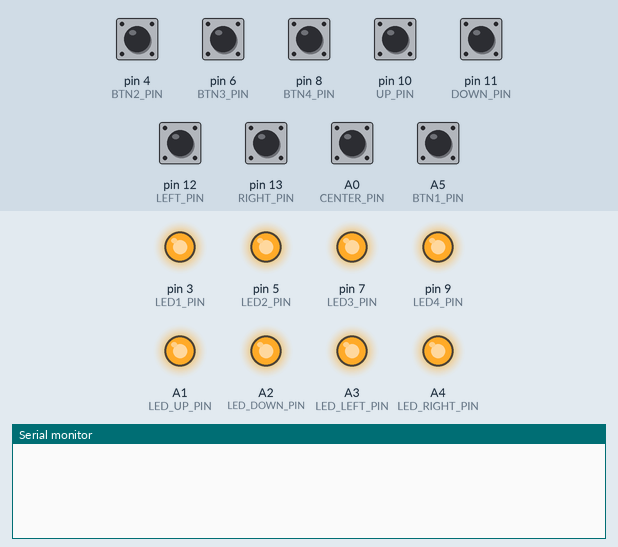
The sketch below on a simulated Arduino Uno, built with avr-gcc and run on an emulated ATmega328P. Parts: output pins drawn as LEDs (lit = HIGH), the last lines printed to the serial monitor. Inputs (shaded band) come from the test bench; at power-on: A0 (CENTER_PIN), A5 (BTN1_PIN), pin 4 (BTN2_PIN), pin 6 (BTN3_PIN), pin 8 (BTN4_PIN), pin 10 (UP_PIN), pin 11 (DOWN_PIN), pin 12 (LEFT_PIN), pin 13 (RIGHT_PIN) HIGH.

Above: at 1.2 s.
1.3 s: pin 4 (BTN2_PIN) pulled LOW for 0.15 s
At 1.8 s:
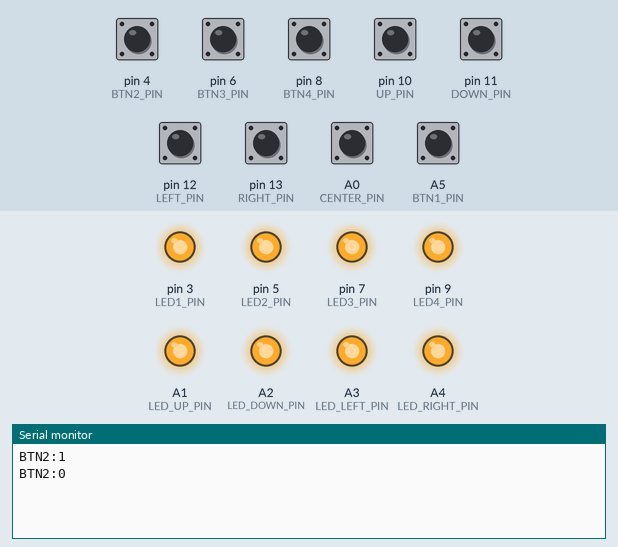
2.9 s: pin 10 (UP_PIN) pulled LOW for 0.15 s
At 4.2 s:
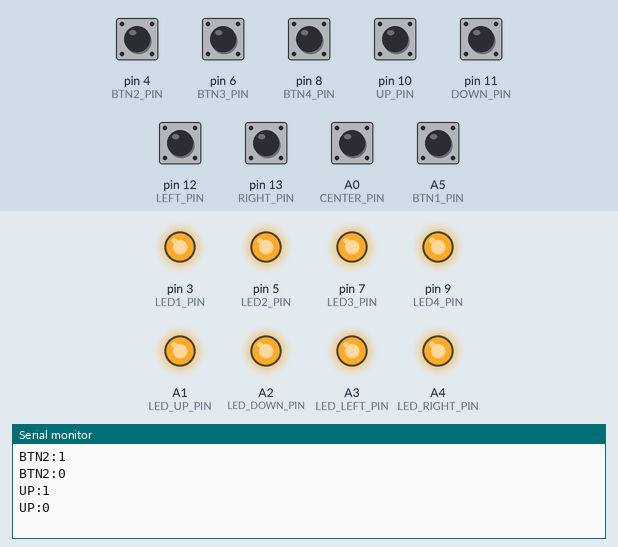
4.5 s: pin 11 (DOWN_PIN) pulled LOW for 0.15 s
At 5.4 s:
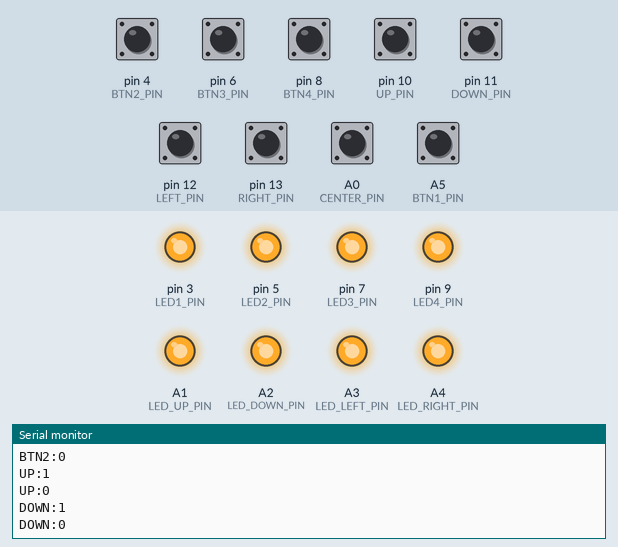
6.1 s: pin 12 (LEFT_PIN) pulled LOW for 0.15 s
At 6.6 s:
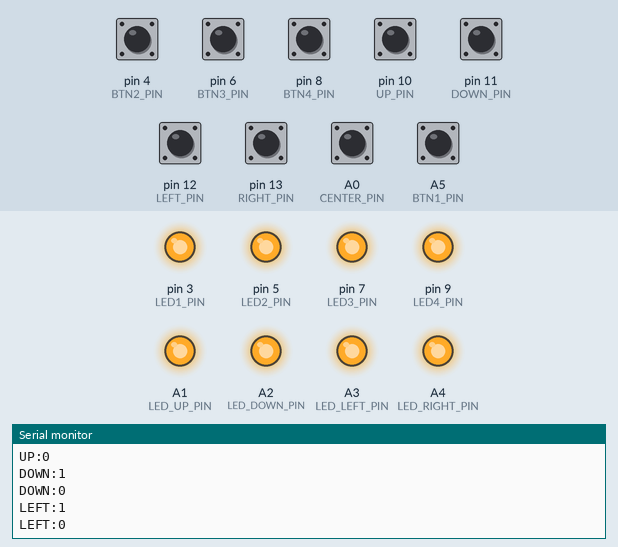
7.7 s: pin 13 (RIGHT_PIN) pulled LOW for 0.15 s
At 9.0 s:
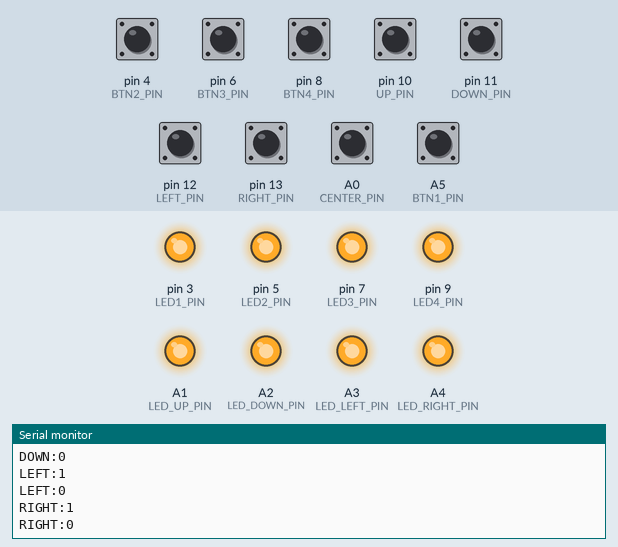
9.3 s: A0 (CENTER_PIN) pulled LOW for 0.15 s
At 10.3 s:
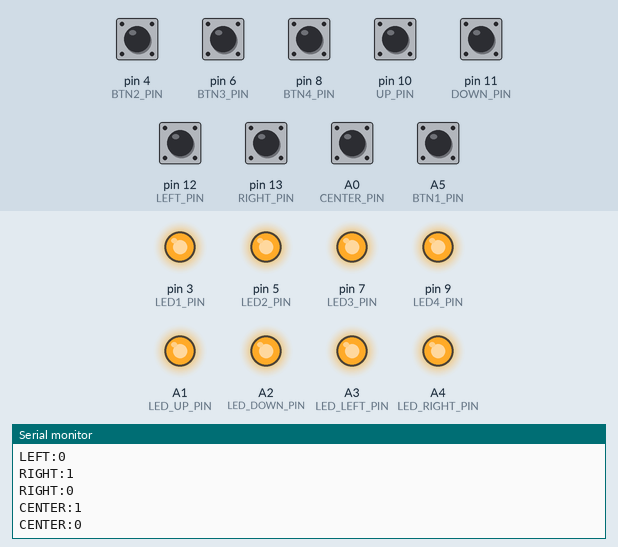

Measured:
- after the input at 1.3 s, the serial monitor: prints a new line at once (image 1)
- after the input at 2.9 s, the serial monitor: prints a new line at once (image 2)
- after the input at 4.5 s, the serial monitor: prints a new line at once (image 3)
- after the input at 6.1 s, the serial monitor: prints a new line at once (image 4)
- after the input at 7.7 s, the serial monitor: prints a new line at once (image 5)
- after the input at 9.3 s, the serial monitor: prints a new line at once (image 6)

The sketch:

controller_player2.ino
```cpp
// Custom Arduino Uno keyboard-remap controller — PLAYER 2 BOARD VERSION
// Same as controller.ino, except Button 1's switch is on pin A5 instead of pin 2.
// 4 buttons (each with an LED) + 5-way directional pad (Up/Down/Left/Right/Center)
// Sends "NAME:1" on press and "NAME:0" on release over Serial.
// A PC-side Python script turns these into real keypresses.

// ----- Pin definitions -----
const int BTN1_PIN = A5;  // Button 1  -> J (Player 2)   [moved from pin 2]
const int LED1_PIN = 3;

const int BTN2_PIN = 4;   // Button 2  -> K
const int LED2_PIN = 5;

const int BTN3_PIN = 6;   // Button 3  -> Esc
const int LED3_PIN = 7;

const int BTN4_PIN = 8;   // Button 4  -> L
const int LED4_PIN = 9;

const int UP_PIN     = 10;  // -> Arrow Up
const int LED_UP_PIN = A1;

const int DOWN_PIN     = 11;  // -> Arrow Down
const int LED_DOWN_PIN = A2;

const int LEFT_PIN     = 12;  // -> Arrow Left
const int LED_LEFT_PIN = A3;

const int RIGHT_PIN     = 13;  // -> Arrow Right
const int LED_RIGHT_PIN = A4;

const int CENTER_PIN = A0;  // -> 2 (no LED)

const int NUM_INPUTS = 9;
const unsigned long DEBOUNCE_MS = 20;

struct InputPin {
  int pin;
  int ledPin;        // -1 if this input has no LED
  const char* name;  // must match the KEY_MAP names in the Python script
  int lastState;
  unsigned long lastChangeTime;
};

InputPin inputs[NUM_INPUTS] = {
  { BTN1_PIN,   LED1_PIN,     "BTN1",   HIGH, 0 },
  { BTN2_PIN,   LED2_PIN,     "BTN2",   HIGH, 0 },
  { BTN3_PIN,   LED3_PIN,     "BTN3",   HIGH, 0 },
  { BTN4_PIN,   LED4_PIN,     "BTN4",   HIGH, 0 },
  { UP_PIN,     LED_UP_PIN,   "UP",     HIGH, 0 },
  { DOWN_PIN,   LED_DOWN_PIN, "DOWN",   HIGH, 0 },
  { LEFT_PIN,   LED_LEFT_PIN, "LEFT",   HIGH, 0 },
  { RIGHT_PIN,  LED_RIGHT_PIN,"RIGHT",  HIGH, 0 },
  { CENTER_PIN, -1,           "CENTER", HIGH, 0 },
};

void setup() {
  Serial.begin(9600);

  for (int i = 0; i < NUM_INPUTS; i++) {
    pinMode(inputs[i].pin, INPUT_PULLUP);   // switch to GND, pressed = LOW
    if (inputs[i].ledPin != -1) {
      pinMode(inputs[i].ledPin, OUTPUT);
      digitalWrite(inputs[i].ledPin, HIGH);  // LED stays on all the time
    }
  }
}

void loop() {
  unsigned long now = millis();

  for (int i = 0; i < NUM_INPUTS; i++) {
    int reading = digitalRead(inputs[i].pin);

    if (reading != inputs[i].lastState &&
        (now - inputs[i].lastChangeTime) > DEBOUNCE_MS) {

      inputs[i].lastChangeTime = now;
      inputs[i].lastState = reading;

      bool pressed = (reading == LOW);

      Serial.print(inputs[i].name);
      Serial.print(':');
      Serial.println(pressed ? 1 : 0);
    }
  }
}
```
